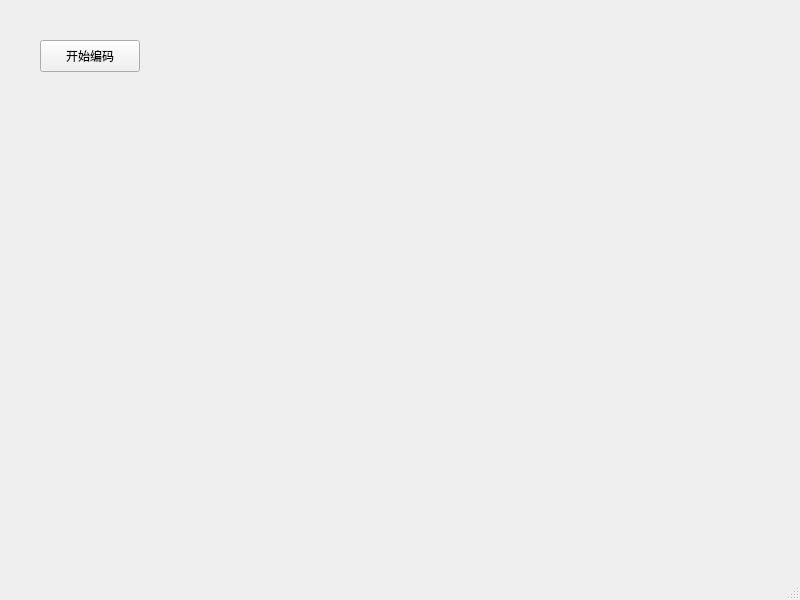
<?xml version="1.0" encoding="UTF-8"?>
<ui version="4.0">
 <class>MainWindow</class>
 <widget class="QMainWindow" name="MainWindow">
  <property name="geometry">
   <rect>
    <x>0</x>
    <y>0</y>
    <width>800</width>
    <height>600</height>
   </rect>
  </property>
  <property name="windowTitle">
   <string>MainWindow</string>
  </property>
  <widget class="QWidget" name="centralwidget">
   <widget class="QPushButton" name="transformButton">
    <property name="geometry">
     <rect>
      <x>40</x>
      <y>40</y>
      <width>100</width>
      <height>32</height>
     </rect>
    </property>
    <property name="text">
     <string>开始编码</string>
    </property>
   </widget>
  </widget>
  <widget class="QMenuBar" name="menubar">
   <property name="geometry">
    <rect>
     <x>0</x>
     <y>0</y>
     <width>800</width>
     <height>24</height>
    </rect>
   </property>
  </widget>
  <widget class="QStatusBar" name="statusbar"/>
 </widget>
 <resources/>
 <connections/>
</ui>
